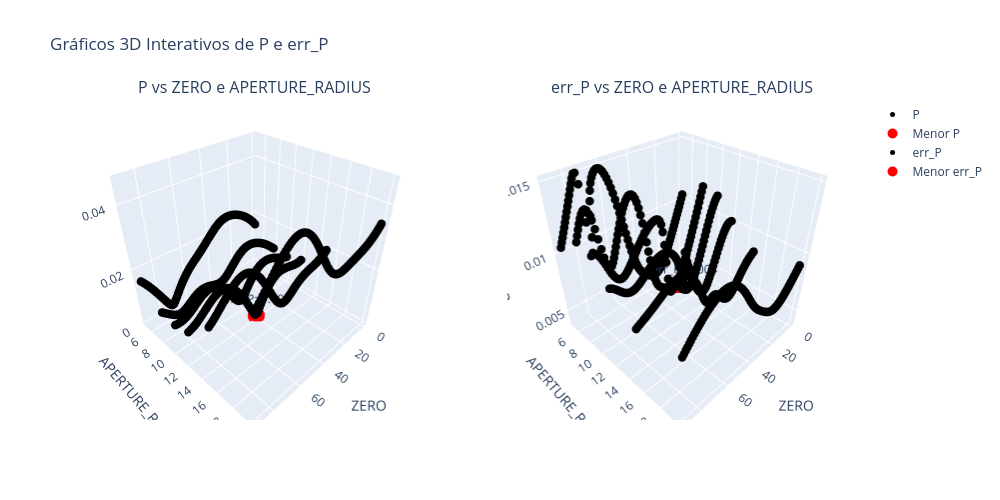
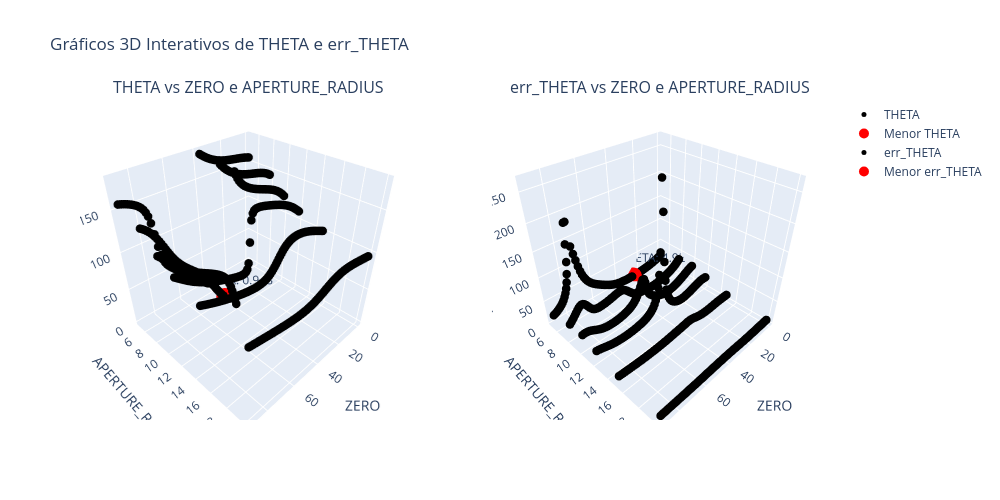
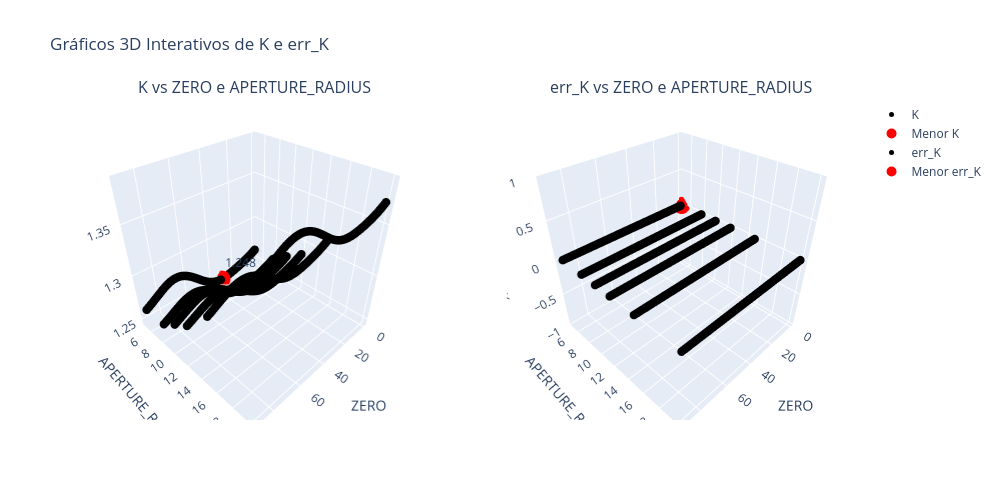
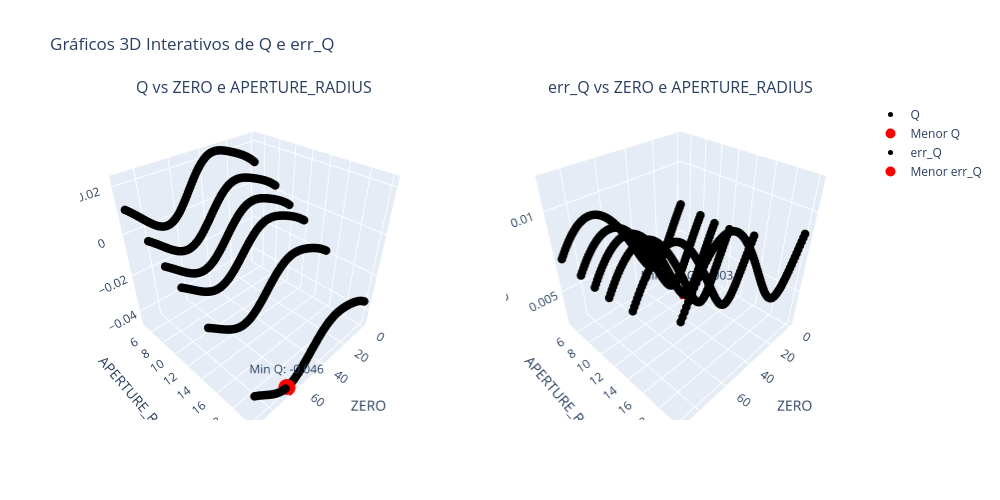

Notebook code for these charts, in order:
### Code cell
# Lista de variáveis que queremos analisar
variables = ["P", "THETA", "K", "Q", "U", "V"]

# Criar gráficos para cada variável
for var in variables:
    # Criando listas para armazenar os dados
    values = []
    errors = []
    zero_values = []
    aper_values = []

    # Percorrendo a matriz 3D para coletar os dados
    for j in range(len(range_aper)):
        for i in range(len(range_zero)):
            value = produto3D[j][i][var].nominal  # Valor principal
            error = produto3D[j][i][var].std_dev  # Desvio padrão
            zero = produto3D[j][i]['ZERO'].nominal
            aper = produto3D[j][i]['APERTURE_RADIUS']
            
            values.append(value)
            errors.append(error)
            zero_values.append(zero)
            aper_values.append(aper)

    # Encontrando os menores valores
    min_value_index = np.argmin(values)
    min_value = values[min_value_index]
    min_value_zero = zero_values[min_value_index]
    min_value_aper = aper_values[min_value_index]

    min_error_index = np.argmin(errors)
    min_error = errors[min_error_index]
    min_error_zero = zero_values[min_error_index]
    min_error_aper = aper_values[min_error_index]

    # Exibir os valores mínimos encontrados
    print(f"Menor {var} encontrado: {min_value:.3f}")
    print(f"ZERO correspondente: {min_value_zero:.3f}")
    print(f"APERTURE_RADIUS correspondente: {min_value_aper:.3f}\n")

    print(f"Menor err_{var} encontrado: {min_error:.3f}")
    print(f"ZERO correspondente: {min_error_zero:.3f}")
    print(f"APERTURE_RADIUS correspondente: {min_error_aper:.3f}\n")

    # Criando o layout de múltiplos gráficos
    fig = make_subplots(
        rows=1, cols=2,
        specs=[[{"type": "scatter3d"}, {"type": "scatter3d"}]],  # Definição dos gráficos 3D
        subplot_titles=[f"{var} vs ZERO e APERTURE_RADIUS", f"err_{var} vs ZERO e APERTURE_RADIUS"]
    )

    # Adicionando o gráfico da variável
    fig.add_trace(go.Scatter3d(
        x=zero_values, y=aper_values, z=values,
        mode='markers',
        marker=dict(size=5, color='black'),
        name=f'{var}'
    ), row=1, col=1)

    # Destacando o menor valor da variável
    fig.add_trace(go.Scatter3d(
        x=[min_value_zero], y=[min_value_aper], z=[min_value],
        mode='markers+text',
        marker=dict(size=10, color='red'),
        text=[f"Min {var}: {min_value:.3f}"],
        textposition="top center",
        name=f'Menor {var}'
    ), row=1, col=1)

    # Adicionando o gráfico do erro da variável
    fig.add_trace(go.Scatter3d(
        x=zero_values, y=aper_values, z=errors,
        mode='markers',
        marker=dict(size=5, color='black'),
        name=f'err_{var}'
    ), row=1, col=2)

    # Destacando o menor valor do erro
    fig.add_trace(go.Scatter3d(
        x=[min_error_zero], y=[min_error_aper], z=[min_error],
        mode='markers+text',
        marker=dict(size=10, color='red'),
        text=[f"Min err_{var}: {min_error:.3f}"],
        textposition="top center",
        name=f'Menor err_{var}'
    ), row=1, col=2)

    # Ajustando os rótulos e o tamanho do gráfico
    fig.update_layout(
        title=f"Gráficos 3D Interativos de {var} e err_{var}",
        width=1000,  # Aumenta a largura para caber os dois gráficos
        height=500,  # Ajusta a altura
        scene=dict(
            xaxis_title="ZERO",
            yaxis_title="APERTURE_RADIUS",
            zaxis_title=f"{var}"
        ),
        scene2=dict(
            xaxis_title="ZERO",
            yaxis_title="APERTURE_RADIUS",
            zaxis_title=f"err_{var}"
        )
    )

    # Exibir o gráfico interativo
    fig.show()

### Figure 1 — Plotly figure (JSON) as saved in the notebook; plotly's stock layout.template omitted (floating-point values rounded to 4 significant figures; data arrays with more than 128 entries replaced by an {"elided": "..."} marker saying what was removed)
{"data": [{"marker": {"color": "black", "size": 5}, "mode": "markers", "name": "P", "scene": "scene", "type": "scatter3d", "x": {"elided": "1547 int values"}, "y": {"elided": "1547 int values"}, "z": {"elided": "1547 float values"}}, {"marker": {"color": "red", "size": 10}, "mode": "markers+text", "name": "Menor P", "scene": "scene", "text": ["Min P: 0.001"], "textposition": "top center", "type": "scatter3d", "x": [41], "y": [12], "z": [0.0007784]}, {"marker": {"color": "black", "size": 5}, "mode": "markers", "name": "err_P", "scene": "scene2", "type": "scatter3d", "x": {"elided": "1547 int values"}, "y": {"elided": "1547 int values"}, "z": {"elided": "1547 float values"}}, {"marker": {"color": "red", "size": 10}, "mode": "markers+text", "name": "Menor err_P", "scene": "scene2", "text": ["Min err_P: 0.004"], "textposition": "top center", "type": "scatter3d", "x": [27], "y": [8], "z": [0.003946]}], "layout": {"annotations": [{"font": {"size": 16}, "showarrow": false, "text": "P vs ZERO e APERTURE_RADIUS", "x": 0.225, "xanchor": "center", "xref": "paper", "y": 1, "yanchor": "bottom", "yref": "paper"}, {"font": {"size": 16}, "showarrow": false, "text": "err_P vs ZERO e APERTURE_RADIUS", "x": 0.775, "xanchor": "center", "xref": "paper", "y": 1, "yanchor": "bottom", "yref": "paper"}], "height": 500, "scene": {"domain": {"x": [0, 0.45], "y": [0, 1]}, "xaxis": {"title": {"text": "ZERO"}}, "yaxis": {"title": {"text": "APERTURE_RADIUS"}}, "zaxis": {"title": {"text": "P"}}}, "scene2": {"domain": {"x": [0.55, 1], "y": [0, 1]}, "xaxis": {"title": {"text": "ZERO"}}, "yaxis": {"title": {"text": "APERTURE_RADIUS"}}, "zaxis": {"title": {"text": "err_P"}}}, "title": {"text": "Gráficos 3D Interativos de P e err_P"}, "width": 1000}}

### Figure 2 — Plotly figure (JSON) as saved in the notebook; plotly's stock layout.template omitted (floating-point values rounded to 4 significant figures; data arrays with more than 128 entries replaced by an {"elided": "..."} marker saying what was removed)
{"data": [{"marker": {"color": "black", "size": 5}, "mode": "markers", "name": "THETA", "scene": "scene", "type": "scatter3d", "x": {"elided": "1547 int values"}, "y": {"elided": "1547 int values"}, "z": {"elided": "1547 float values"}}, {"marker": {"color": "red", "size": 10}, "mode": "markers+text", "name": "Menor THETA", "scene": "scene", "text": ["Min THETA: 0.948"], "textposition": "top center", "type": "scatter3d", "x": [40], "y": [8], "z": [0.9483]}, {"marker": {"color": "black", "size": 5}, "mode": "markers", "name": "err_THETA", "scene": "scene2", "type": "scatter3d", "x": {"elided": "1547 int values"}, "y": {"elided": "1547 int values"}, "z": {"elided": "1547 float values"}}, {"marker": {"color": "red", "size": 10}, "mode": "markers+text", "name": "Menor err_THETA", "scene": "scene2", "text": ["Min err_THETA: 4.928"], "textposition": "top center", "type": "scatter3d", "x": [27], "y": [5], "z": [4.928]}], "layout": {"annotations": [{"font": {"size": 16}, "showarrow": false, "text": "THETA vs ZERO e APERTURE_RADIUS", "x": 0.225, "xanchor": "center", "xref": "paper", "y": 1, "yanchor": "bottom", "yref": "paper"}, {"font": {"size": 16}, "showarrow": false, "text": "err_THETA vs ZERO e APERTURE_RADIUS", "x": 0.775, "xanchor": "center", "xref": "paper", "y": 1, "yanchor": "bottom", "yref": "paper"}], "height": 500, "scene": {"domain": {"x": [0, 0.45], "y": [0, 1]}, "xaxis": {"title": {"text": "ZERO"}}, "yaxis": {"title": {"text": "APERTURE_RADIUS"}}, "zaxis": {"title": {"text": "THETA"}}}, "scene2": {"domain": {"x": [0.55, 1], "y": [0, 1]}, "xaxis": {"title": {"text": "ZERO"}}, "yaxis": {"title": {"text": "APERTURE_RADIUS"}}, "zaxis": {"title": {"text": "err_THETA"}}}, "title": {"text": "Gráficos 3D Interativos de THETA e err_THETA"}, "width": 1000}}

### Figure 3 — Plotly figure (JSON) as saved in the notebook; plotly's stock layout.template omitted (floating-point values rounded to 4 significant figures; data arrays with more than 128 entries replaced by an {"elided": "..."} marker saying what was removed)
{"data": [{"marker": {"color": "black", "size": 5}, "mode": "markers", "name": "K", "scene": "scene", "type": "scatter3d", "x": {"elided": "1547 int values"}, "y": {"elided": "1547 int values"}, "z": {"elided": "1547 float values"}}, {"marker": {"color": "red", "size": 10}, "mode": "markers+text", "name": "Menor K", "scene": "scene", "text": ["Min K: 1.248"], "textposition": "top center", "type": "scatter3d", "x": [32], "y": [5], "z": [1.248]}, {"marker": {"color": "black", "size": 5}, "mode": "markers", "name": "err_K", "scene": "scene2", "type": "scatter3d", "x": {"elided": "1547 int values"}, "y": {"elided": "1547 int values"}, "z": {"elided": "1547 int values"}}, {"marker": {"color": "red", "size": 10}, "mode": "markers+text", "name": "Menor err_K", "scene": "scene2", "text": ["Min err_K: 0.000"], "textposition": "top center", "type": "scatter3d", "x": [0], "y": [5], "z": [0]}], "layout": {"annotations": [{"font": {"size": 16}, "showarrow": false, "text": "K vs ZERO e APERTURE_RADIUS", "x": 0.225, "xanchor": "center", "xref": "paper", "y": 1, "yanchor": "bottom", "yref": "paper"}, {"font": {"size": 16}, "showarrow": false, "text": "err_K vs ZERO e APERTURE_RADIUS", "x": 0.775, "xanchor": "center", "xref": "paper", "y": 1, "yanchor": "bottom", "yref": "paper"}], "height": 500, "scene": {"domain": {"x": [0, 0.45], "y": [0, 1]}, "xaxis": {"title": {"text": "ZERO"}}, "yaxis": {"title": {"text": "APERTURE_RADIUS"}}, "zaxis": {"title": {"text": "K"}}}, "scene2": {"domain": {"x": [0.55, 1], "y": [0, 1]}, "xaxis": {"title": {"text": "ZERO"}}, "yaxis": {"title": {"text": "APERTURE_RADIUS"}}, "zaxis": {"title": {"text": "err_K"}}}, "title": {"text": "Gráficos 3D Interativos de K e err_K"}, "width": 1000}}

### Figure 4 — Plotly figure (JSON) as saved in the notebook; plotly's stock layout.template omitted (floating-point values rounded to 4 significant figures; data arrays with more than 128 entries replaced by an {"elided": "..."} marker saying what was removed)
{"data": [{"marker": {"color": "black", "size": 5}, "mode": "markers", "name": "Q", "scene": "scene", "type": "scatter3d", "x": {"elided": "1547 int values"}, "y": {"elided": "1547 int values"}, "z": {"elided": "1547 float values"}}, {"marker": {"color": "red", "size": 10}, "mode": "markers+text", "name": "Menor Q", "scene": "scene", "text": ["Min Q: -0.046"], "textposition": "top center", "type": "scatter3d", "x": [67], "y": [20], "z": [-0.04603]}, {"marker": {"color": "black", "size": 5}, "mode": "markers", "name": "err_Q", "scene": "scene2", "type": "scatter3d", "x": {"elided": "1547 int values"}, "y": {"elided": "1547 int values"}, "z": {"elided": "1547 float values"}}, {"marker": {"color": "red", "size": 10}, "mode": "markers+text", "name": "Menor err_Q", "scene": "scene2", "text": ["Min err_Q: 0.003"], "textposition": "top center", "type": "scatter3d", "x": [24], "y": [10], "z": [0.00277]}], "layout": {"annotations": [{"font": {"size": 16}, "showarrow": false, "text": "Q vs ZERO e APERTURE_RADIUS", "x": 0.225, "xanchor": "center", "xref": "paper", "y": 1, "yanchor": "bottom", "yref": "paper"}, {"font": {"size": 16}, "showarrow": false, "text": "err_Q vs ZERO e APERTURE_RADIUS", "x": 0.775, "xanchor": "center", "xref": "paper", "y": 1, "yanchor": "bottom", "yref": "paper"}], "height": 500, "scene": {"domain": {"x": [0, 0.45], "y": [0, 1]}, "xaxis": {"title": {"text": "ZERO"}}, "yaxis": {"title": {"text": "APERTURE_RADIUS"}}, "zaxis": {"title": {"text": "Q"}}}, "scene2": {"domain": {"x": [0.55, 1], "y": [0, 1]}, "xaxis": {"title": {"text": "ZERO"}}, "yaxis": {"title": {"text": "APERTURE_RADIUS"}}, "zaxis": {"title": {"text": "err_Q"}}}, "title": {"text": "Gráficos 3D Interativos de Q e err_Q"}, "width": 1000}}
